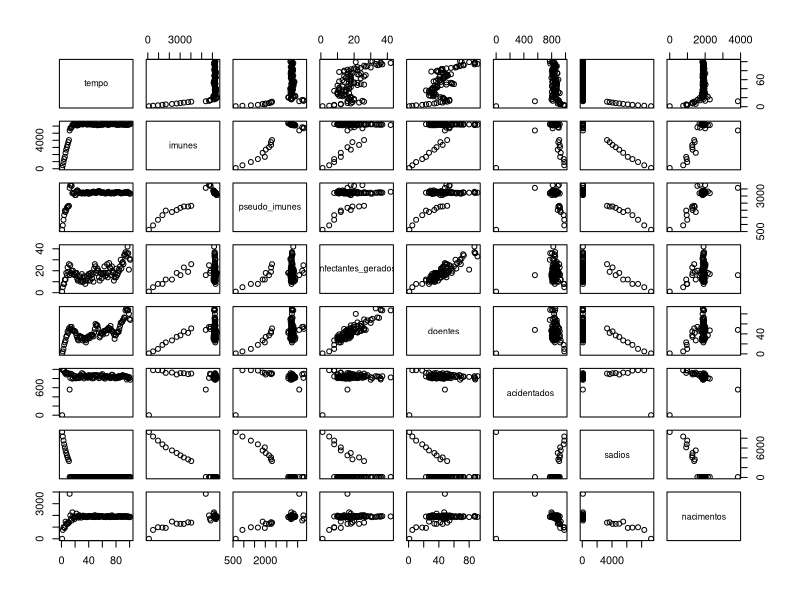

This chart was generated by the following R code: (Note: this script raises an error after producing the figure.)
S01 <-   read.csv("simulacoes/simila_100_100 (1).csv",header=TRUE, sep=";", na.strings="NA")
tempo<-seq(1:101)
S01.trans<-cbind(tempo,S01)

plot(S01.trans)




hist(S.100.10.1$imunes)

quadrado<-sqrt(S.100.10.1)
hist(quadrado$imunes)

lognep<-log(S.100.10.1)
hist(lognep$pseudo_imunes)

shapiro.test(lognep$pseudo_imunes)
fligner.test(lognep$pseudo_imunes)


numSummary(S.100.100.3$imunes, statistics=c("mean", "sd"))


###—###—###—###—###
x=rnorm(10,2,2)
y=rnorm(10,4,2)
A=data.frame(x,y)

require(xtable)
xtable(A)

## outro modelo
Modelo=summary(lm(x~y))
xtable(Modelo)
###—###—###—###—###
           